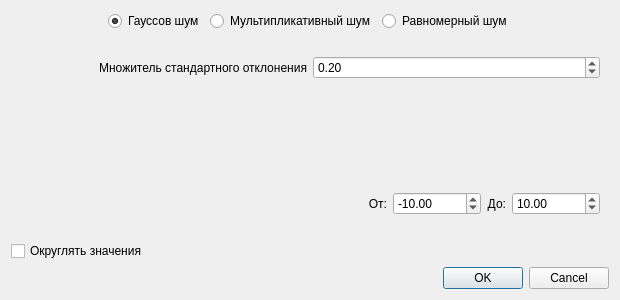
<?xml version="1.0" encoding="UTF-8"?>
<ui version="4.0">
 <class>AddNoise</class>
 <widget class="QDialog" name="AddNoise">
  <property name="geometry">
   <rect>
    <x>0</x>
    <y>0</y>
    <width>620</width>
    <height>300</height>
   </rect>
  </property>
  <property name="windowTitle">
   <string>Добавить шум</string>
  </property>
  <layout class="QGridLayout" name="gridLayout">
   <item row="8" column="0">
    <widget class="QDialogButtonBox" name="buttonBox">
     <property name="orientation">
      <enum>Qt::Horizontal</enum>
     </property>
     <property name="standardButtons">
      <set>QDialogButtonBox::Cancel|QDialogButtonBox::Ok</set>
     </property>
    </widget>
   </item>
   <item row="5" column="0">
    <widget class="QCheckBox" name="roundCheckBox">
     <property name="text">
      <string>Округлять значения</string>
     </property>
    </widget>
   </item>
   <item row="0" column="0">
    <layout class="QHBoxLayout" name="horizontalLayout" stretch="0,0,0,0,0">
     <item>
      <spacer name="horizontalSpacer">
       <property name="orientation">
        <enum>Qt::Horizontal</enum>
       </property>
       <property name="sizeHint" stdset="0">
        <size>
         <width>40</width>
         <height>20</height>
        </size>
       </property>
      </spacer>
     </item>
     <item>
      <widget class="QRadioButton" name="btn1">
       <property name="sizePolicy">
        <sizepolicy hsizetype="Minimum" vsizetype="Fixed">
         <horstretch>0</horstretch>
         <verstretch>0</verstretch>
        </sizepolicy>
       </property>
       <property name="text">
        <string>Гауссов шум</string>
       </property>
       <property name="checked">
        <bool>true</bool>
       </property>
      </widget>
     </item>
     <item>
      <widget class="QRadioButton" name="btn2">
       <property name="text">
        <string>Мультипликативный шум</string>
       </property>
       <property name="checked">
        <bool>false</bool>
       </property>
      </widget>
     </item>
     <item>
      <widget class="QRadioButton" name="btn3">
       <property name="text">
        <string>Равномерный шум</string>
       </property>
      </widget>
     </item>
     <item>
      <spacer name="horizontalSpacer_2">
       <property name="orientation">
        <enum>Qt::Horizontal</enum>
       </property>
       <property name="sizeHint" stdset="0">
        <size>
         <width>40</width>
         <height>20</height>
        </size>
       </property>
      </spacer>
     </item>
    </layout>
   </item>
   <item row="1" column="0">
    <widget class="QWidget" name="widget1" native="true">
     <layout class="QGridLayout" name="gridLayout_2">
      <item row="0" column="0">
       <layout class="QHBoxLayout" name="horizontalLayout_2">
        <item>
         <widget class="QLabel" name="label">
          <property name="layoutDirection">
           <enum>Qt::LeftToRight</enum>
          </property>
          <property name="text">
           <string>Множитель стандартного отклонения</string>
          </property>
          <property name="alignment">
           <set>Qt::AlignRight|Qt::AlignTrailing|Qt::AlignVCenter</set>
          </property>
         </widget>
        </item>
        <item>
         <widget class="QDoubleSpinBox" name="stdSpinBox">
          <property name="minimum">
           <double>0.100000000000000</double>
          </property>
          <property name="maximum">
           <double>1.000000000000000</double>
          </property>
          <property name="singleStep">
           <double>0.050000000000000</double>
          </property>
          <property name="value">
           <double>0.200000000000000</double>
          </property>
         </widget>
        </item>
       </layout>
      </item>
     </layout>
    </widget>
   </item>
   <item row="3" column="0">
    <widget class="QWidget" name="widget3" native="true">
     <layout class="QGridLayout" name="gridLayout_3">
      <item row="0" column="0">
       <layout class="QHBoxLayout" name="horizontalLayout_3">
        <item>
         <spacer name="horizontalSpacer_3">
          <property name="orientation">
           <enum>Qt::Horizontal</enum>
          </property>
          <property name="sizeHint" stdset="0">
           <size>
            <width>40</width>
            <height>20</height>
           </size>
          </property>
         </spacer>
        </item>
        <item>
         <widget class="QLabel" name="label_2">
          <property name="text">
           <string>От:</string>
          </property>
          <property name="alignment">
           <set>Qt::AlignRight|Qt::AlignTrailing|Qt::AlignVCenter</set>
          </property>
         </widget>
        </item>
        <item>
         <widget class="QDoubleSpinBox" name="startSpinBox">
          <property name="minimum">
           <double>-100000.000000000000000</double>
          </property>
          <property name="maximum">
           <double>100000.000000000000000</double>
          </property>
          <property name="singleStep">
           <double>0.100000000000000</double>
          </property>
          <property name="value">
           <double>-10.000000000000000</double>
          </property>
         </widget>
        </item>
        <item>
         <widget class="QLabel" name="label_3">
          <property name="text">
           <string>До:</string>
          </property>
          <property name="alignment">
           <set>Qt::AlignRight|Qt::AlignTrailing|Qt::AlignVCenter</set>
          </property>
         </widget>
        </item>
        <item>
         <widget class="QDoubleSpinBox" name="endSpinBox">
          <property name="minimum">
           <double>-100000.000000000000000</double>
          </property>
          <property name="maximum">
           <double>100000.000000000000000</double>
          </property>
          <property name="singleStep">
           <double>0.100000000000000</double>
          </property>
          <property name="value">
           <double>10.000000000000000</double>
          </property>
         </widget>
        </item>
       </layout>
      </item>
     </layout>
    </widget>
   </item>
   <item row="2" column="0">
    <widget class="QWidget" name="widget2" native="true"/>
   </item>
  </layout>
 </widget>
 <resources/>
 <connections>
  <connection>
   <sender>buttonBox</sender>
   <signal>accepted()</signal>
   <receiver>AddNoise</receiver>
   <slot>accept()</slot>
   <hints>
    <hint type="sourcelabel">
     <x>248</x>
     <y>254</y>
    </hint>
    <hint type="destinationlabel">
     <x>157</x>
     <y>274</y>
    </hint>
   </hints>
  </connection>
  <connection>
   <sender>buttonBox</sender>
   <signal>rejected()</signal>
   <receiver>AddNoise</receiver>
   <slot>reject()</slot>
   <hints>
    <hint type="sourcelabel">
     <x>316</x>
     <y>260</y>
    </hint>
    <hint type="destinationlabel">
     <x>286</x>
     <y>274</y>
    </hint>
   </hints>
  </connection>
 </connections>
</ui>
